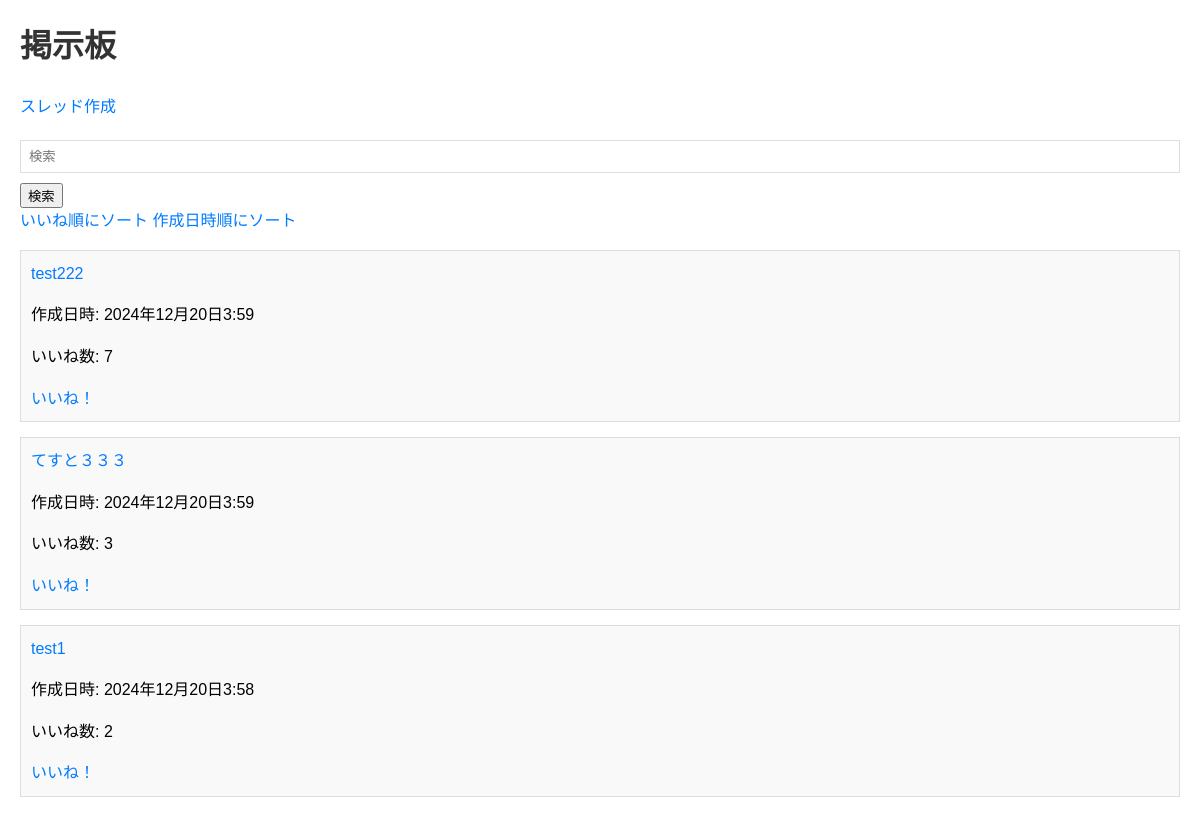
Before: / with the older database file.
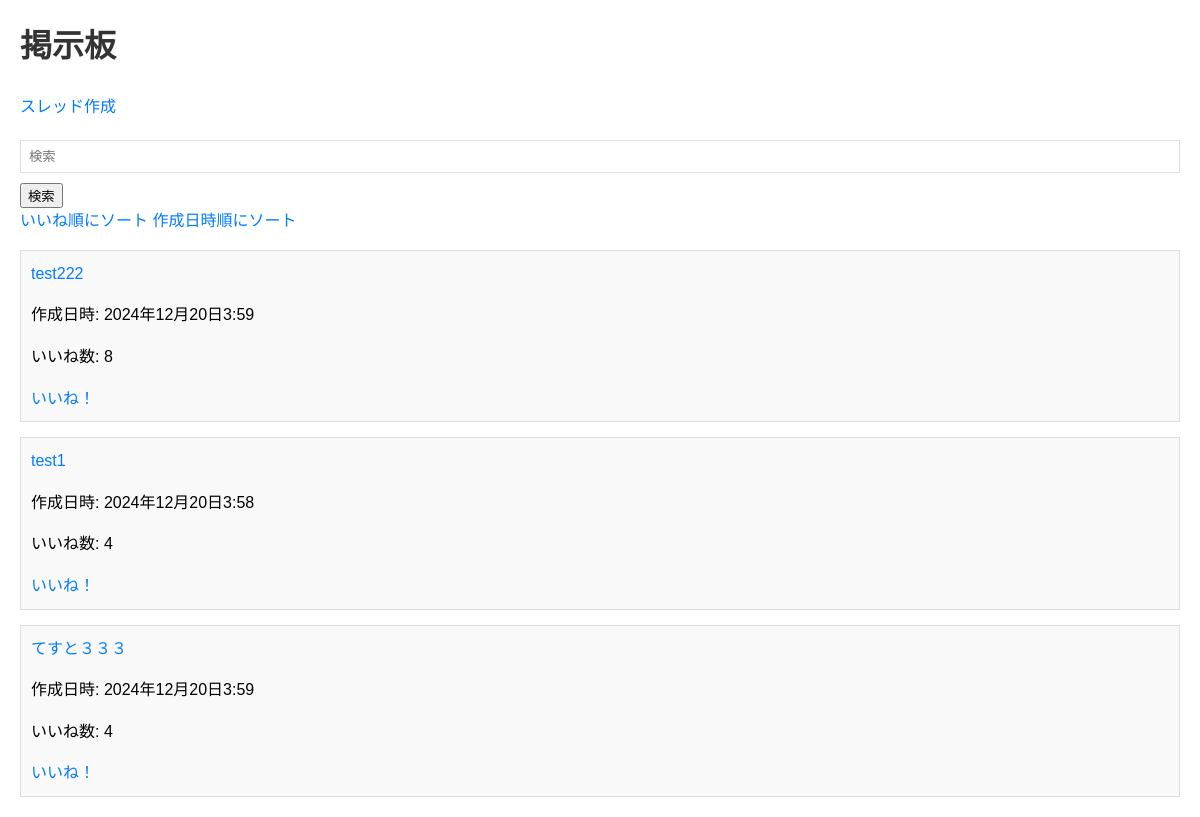
After: the same page with the newer database file.
### app13/models.py (models this page shows, shortened)
class Thread(models.Model):
    title = models.CharField(max_length=200)
    content = models.TextField()
    created_at = models.DateTimeField(default=timezone.now)
    likes = models.IntegerField(default=0)

### app13/views.py (the view)
# urls.py: path("", views.index, name="index"),
def index(request):  # スレッド一覧表示機能の実装
    sort_by = request.GET.get("sort", "likes")
    search_query = request.GET.get("search", "")
    threads = Thread.objects.all()
    if sort_by == "likes":
        threads = threads.order_by("-likes")
    elif sort_by == "created_at":
        threads = threads.order_by("-created_at")
    if search_query:
        threads = threads.filter(Q(title__icontains=search_query))
    return render(
        request,
        "app13/index.html",
        {"threads": threads, "search_query": search_query, "sort_by": sort_by},
    )

### app13/templates/app13/index.html (shortened to what this page needs)
<!DOCTYPE html>
<html>
  <head>
    <link rel="stylesheet" href="/static/app13/style.css" />
  </head>
  <body>
    <h1>掲示板</h1>
    <a href="{% url 'thread_create' %}">スレッド作成</a>
    <form action="{% url 'index' %}" method="get">
      <input
        type="text"
        name="search"
        placeholder="検索"
        value="{{ search_query }}"
      />
      <input type="submit" value="検索" />
    </form>
    <a href="{% url 'index' %}?sort=likes">いいね順にソート</a>
    <a href="{% url 'index' %}?sort=created_at">作成日時順にソート</a>
    <ul>
      {% for thread in threads %}
      <li>
        <a href="{% url 'thread_detail' pk=thread.pk %}">{{ thread.title }}</a>
        <p>作成日時: {{ thread.created_at }}</p>
        <p>いいね数: {{ thread.likes }}</p>
        <a href="{% url 'like_thread' pk=thread.pk %}">いいね！</a>
      </li>
      {% empty %}
      <li>スレッドがありません。</li>
      {% endfor %}
    </ul>
  </body>
</html>

### app13/static/app13/style.css (style rules this page uses)
body { font-family: sans-serif; margin: 20px; line-height: 1.6; }
h1, h2 { color: #333; }
ul { list-style: none; padding: 0; }
li { margin-bottom: 15px; border: 1px solid #ddd; padding: 10px; background-color: #f9f9f9; }
a { color: #007bff; text-decoration: none; }
form { margin-top: 20px; }
input[type="text"], textarea { width: 100%; padding: 8px; margin-bottom: 10px; border: 1px solid #ddd; box-sizing: border-box; }

Changed rows visible on the page:
changed Thread "test222": likes "7" → "8"
changed Thread "test1": likes "2" → "4"; moves up the list
changed Thread "てすと３３３": likes "3" → "4"
